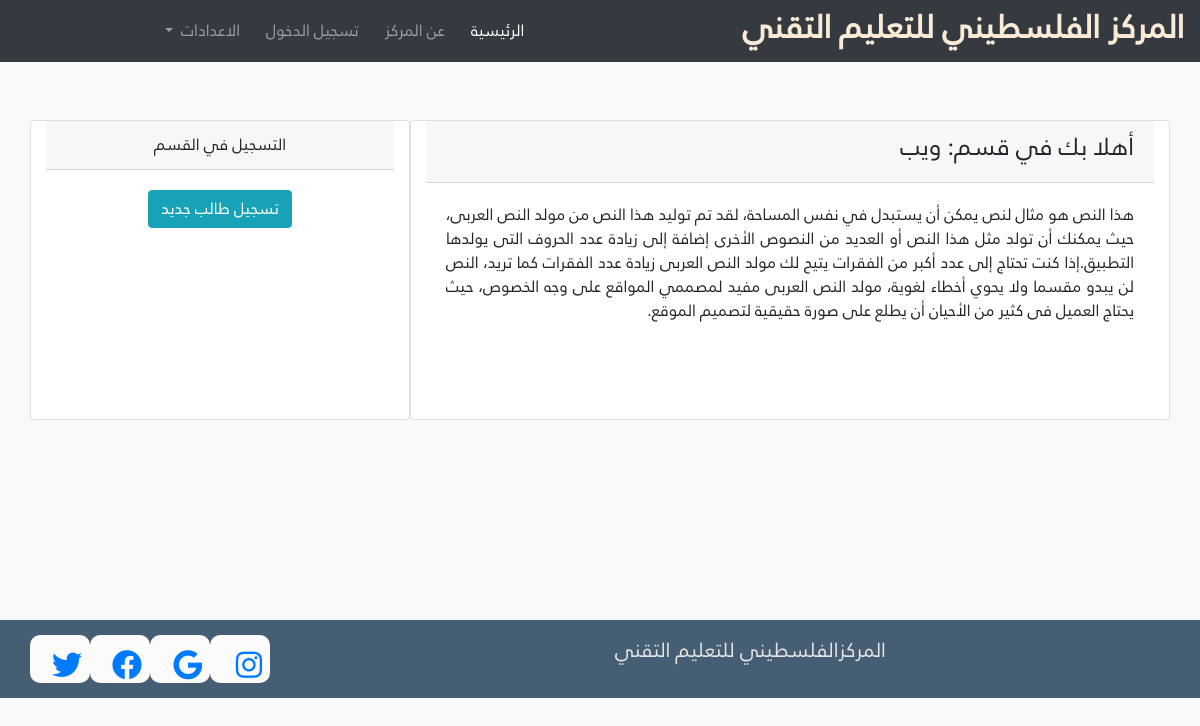
Screenshot of /dep2.php?id=1 (signed in) with the database file from the repository.
### tables this page shows
CREATE TABLE `department` (
  `depid` int(11) NOT NULL,
  `depname` varchar(100) NOT NULL,
  `depdetail` longtext NOT NULL,
  `depimage` text NOT NULL
);

### dep2.php (the view, shortened to what this page needs)
<?php
if(isset($_SESSION['id'])){
include('include/header.php');
?>
<body>
<section class="dep" style="margin-bottom:200px;">
    <div class="container">
    <?php
      $Id=$_GET['id'];
      $sql="select * from department where depid=$Id;";
      $result=mysqli_query($conn,$sql);
            while($row=mysqli_fetch_assoc($result)){
      ?>
      <div class="row" style="min-height:320px">
      <div class="card col-md-8">
          <div class="card-header text-justify"><h4><?php echo "أهلا بك في قسم:  ". $row['depname'];?></h4> </div>
          <div class="card-body text-justify">
              <p><?php echo $row['depdetail'];  ?></p>
          </div>
      </div>
<?php } ?>
    <div class="card col-md-4" >
        <div class="card-header text-center">
            التسجيل في القسم</div>
            <div class="card-body text-center">
            <a href="addstudent.php"><button class="btn btn-info ff">تسجيل طالب جديد</button></a>
            </div>
        </div>
    </div>
</div>
</section>
<?php
   include('include/footer.php');
         }
         else{
         header('location:index.php');}
   ?>

### css/style.css (style rules this page uses)
* { font-family:neo ; }
:root { --first-color:#5b4834; --second-color:#aaa69d; }
body { background-color: #f9f9f9; }
.card { margin-top: 20px; text-align: center; }

### rows the page displays
department: depname "ويب", depdetail "هذا النص هو مثال لنص يمكن أن يستبدل في نفس المساحة، لقد تم توليد هذا النص من مولد النص العربى، حيث يمكنك أن تولد مثل هذا النص أو العديد من النصوص الأخرى إضافة إلى زيادة عدد الحروف التى يولدها التطبيق.إذا كنت تحتاج إلى عدد أكبر من الفقرات يتيح لك مولد النص العربى زيادة عدد الفقرات كما تريد، النص لن يبدو مقسما ولا يحوي أخطاء لغوية، مولد النص العربى مفيد لمصممي المواقع على وجه الخصوص، حيث يحتاج العميل فى كثير من الأحيان أن يطلع على صورة حقيقية لتصميم الموقع."
